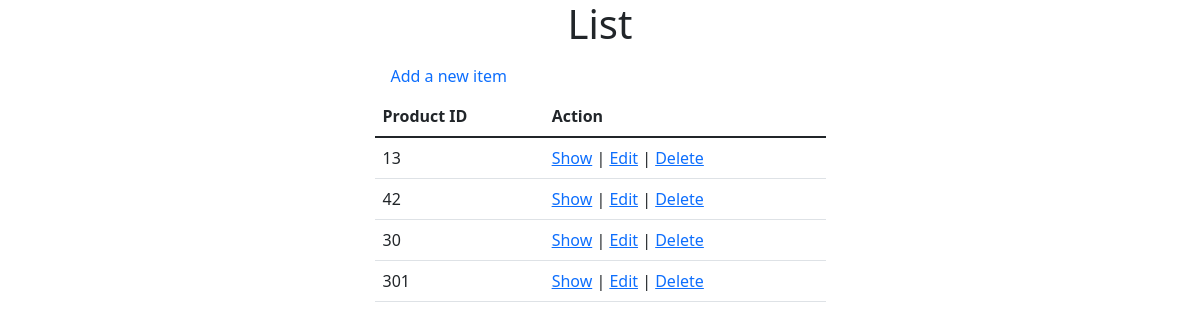
Screenshot of /admin/order/index.php with the database file from the repository.
### tables this page shows
CREATE TABLE `orders` (
  `id` int(11) NOT NULL,
  `Product_id` int(11) NOT NULL,
  `qty` int(11) NOT NULL
);

### src/Order.php (called while the page is built, shortened)
<?php
class Order{
    public function index() {
        $conn = new PDO("mysql:host=localhost;dbname=ecommerce", 'root', '');
        $conn->setAttribute(PDO::ATTR_ERRMODE, PDO::ERRMODE_EXCEPTION);
        $query = "SELECT * FROM `orders`";
        $stmt = $conn->prepare($query);
        $result = $stmt->execute();
        $orders = $stmt->fetchAll();
        return $orders;
    }
}

### admin/order/index.php (the view, shortened to what this page needs)
<?php
$_order = new Order();
$orders = $_order->index();
?>
<!doctype html>
<html lang="en">
<head>
    <link href="https://cdn.jsdelivr.net/npm/bootstrap@5.1.3/dist/css/bootstrap.min.css" rel="stylesheet"
>
</head>
<body>
<section>
    <div class="container">
        <div class="row justify-content-center">
            <div class="col-md-5">
                <h1 class="text-center">List</h1>
                <ul class="nav">
                    <li class="nav-item">
                        <a class="nav-link active" aria-current="page" href="create.php">Add a new item</a>
                    </li>
                </ul>
                <table class="table">
                <thead>
                <tr>
                    <th scope="col">Product ID</th>
                    <th scope="col">Action</th>
                </tr>
                </thead>
                <tbody>
                <?php
                foreach ($orders as $order):
                ?>
                <tr>
                    <td><?= $order['Product_id'];?></td>
                    <td><a href="show.php?id=<?=$order['id']?>">Show</a> | <a href="edit.php?id=<?=$order['id']?>">Edit</a> | <a href="delete.php?id=<?=$order['id']?>">Delete</a></td>
                </tr>
                <?php
                endforeach;
                ?>
                </tbody>
                </table>
            </div>
        </div>
    </div>
</section>
</body>
</html>

### rows the page displays
orders: Product "13"
orders: Product "42"
orders: Product "30"
orders: Product "301"
